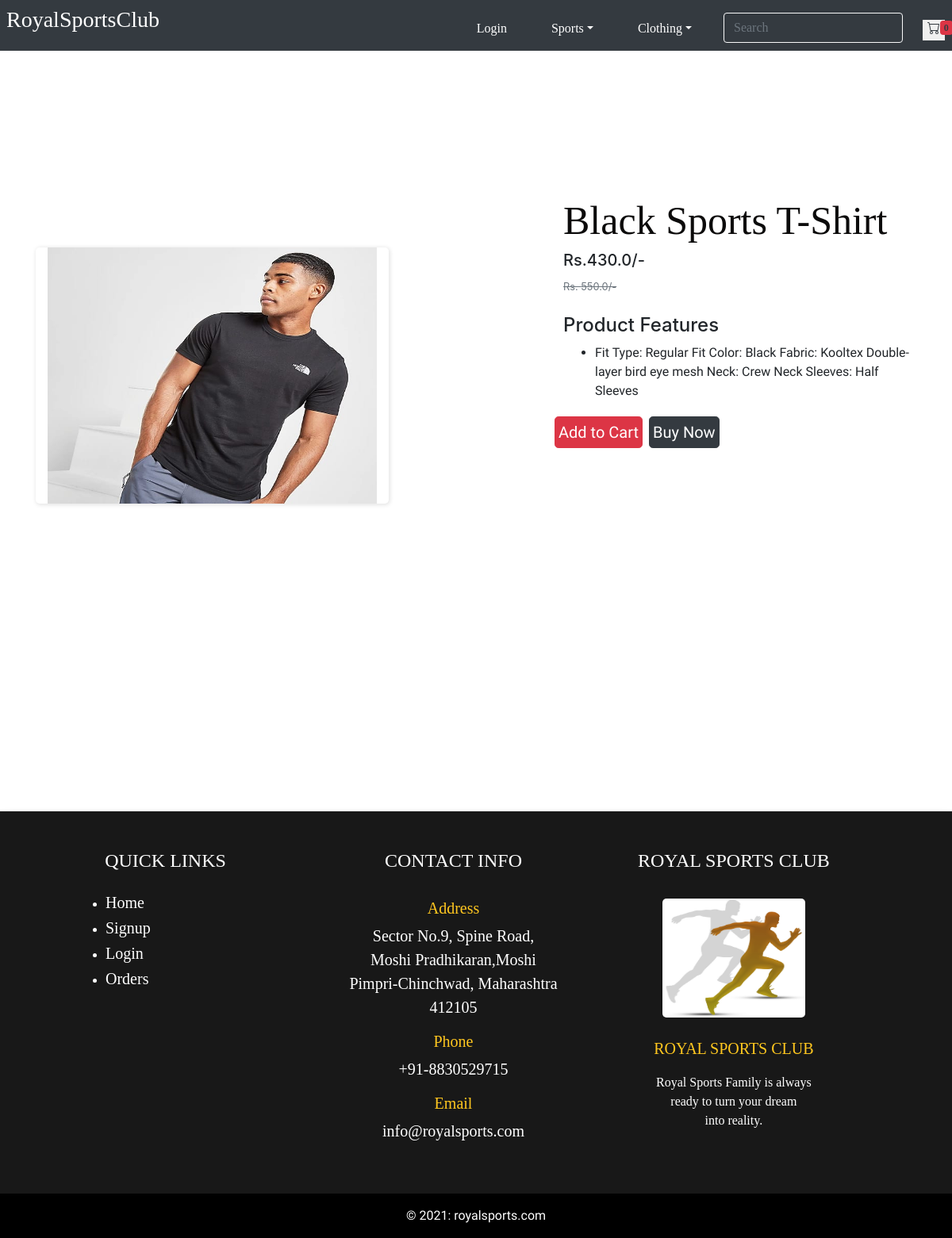
Screenshot of /product-detail/1 with the database file from the repository.
### sports/models.py (models this page shows, shortened)
class Product(models.Model):
    title = models.CharField(max_length=300)
    selling_price = models.FloatField()
    discounted_price = models.FloatField()
    description = models.TextField()
    category = models.CharField(choices=CATEGORY_CHOICES, max_length=6)
    product_image = models.ImageField(upload_to = 'productimg')

### sports/views.py (the view)
# urls.py: path('product-detail/<int:pk>', views.ProductDetailView.as_view(), name='productdetail'),
class ProductDetailView(View):
    def get(self,request,pk):
        product = Product.objects.get(pk=pk)
        totalitem = 0
        if request.user.is_authenticated:
            totalitem = len(Cart.objects.filter(user=request.user))
        item_already_in_cart = False
        if request.user.is_authenticated:
            item_already_in_cart = Cart.objects.filter(Q(product=product.id) & Q(user=request.user)).exists()
        context = {
            'product' : product,
            'item_already_in_cart' : item_already_in_cart,
            'totalitem' : totalitem,
        }
        return render(request, 'sports/product-detail.html',context)

### sports/templates/sports/product-detail.html (shortened to what this page needs)
{% extends 'sports/index.html'%}
{% load static %}
{% block main-content %}
<br><br>
<div class="container">
  <div class="row flex justify-content-between">
      <div class="img2 col-lg-5 mt-5">
        <img src="{{product.product_image.url}}" class="image col-xs-6 col-sm-12 col-lg-12 mt-3 text-sm-center w-100 h-75"  alt="">
      </div>
      <div class="productdetail col-lg-5">
        <h1 style="font-family: Georgia; font-size: 50px;">{{product.title}}</h1>
        <h5>Rs.{{product.discounted_price}}/-</h5>
        <small class="text-decoration-line-through text-muted fs-5"><del>Rs. {{product.selling_price}}/- </small></del>
        <br><br><h4>Product Features</h4>
        <ul class="fs-5"  style="font-family: Rajdhani;">
          <li>{{product.description}}</li>
        </ul>
        <div class="buttons row flex" style="font-family: Rajdhani;">
          {% if request.user.is_authenticated %}
            {% if item_already_in_cart %}
              <a href="{% url 'showcart' %}" class="d-block btn1 btn btn-danger p-1 m-1 btn-lg text-decoration-none text-white">Add to Cart</a>
            {% else %}
              <form action="/add-to-cart">
                <input type="hidden" name="prod_id" value="{{product.id}}" id="prod_id">
                <button type="submit" class="d-grid gap-2 btn1 btn btn-danger p-1 m-1 btn-lg text-decoration-none text-white">Add to Cart</button>
              </form>
            {% endif %}
          {% else %}
            <form action="/add-to-cart">
              <button type="submit" class="d-grid gap-2 btn1 btn btn-danger p-1 m-1 btn-lg text-decoration-none text-white">Add to Cart</button>
            </form>
          {% endif %}
          <div class="btn btn-dark p-1 m-1 btn-lg"><a href="{% url 'checkout' %}" class="text-decoration-none text-white">Buy Now</a></div>
        </div>
      </div>
  </div>
</div>
   <br><br><br><br>
{% endblock main-content %}

### sports/static/sports/css/style.css (style rules this page uses)
.flex { display: flex; }
h1 { color: rgb(12, 11, 11); }
.container { margin-top: 200px }
img { box-shadow: 1px 1px 5px 1px rgba(0, 0, 0, 0.1); border-radius: 5px }

### rows the page displays
Product: product_image (picture), title "Black Sports T-Shirt", discounted_price "430.0", selling_price "550.0", description "Fit Type: Regular Fit Color: Black Fabric: Kooltex Double-layer bird eye mesh Neck: Crew Neck Sleeves: Half Sleeves"

### other values shown
{{ totalitem }} "0"
